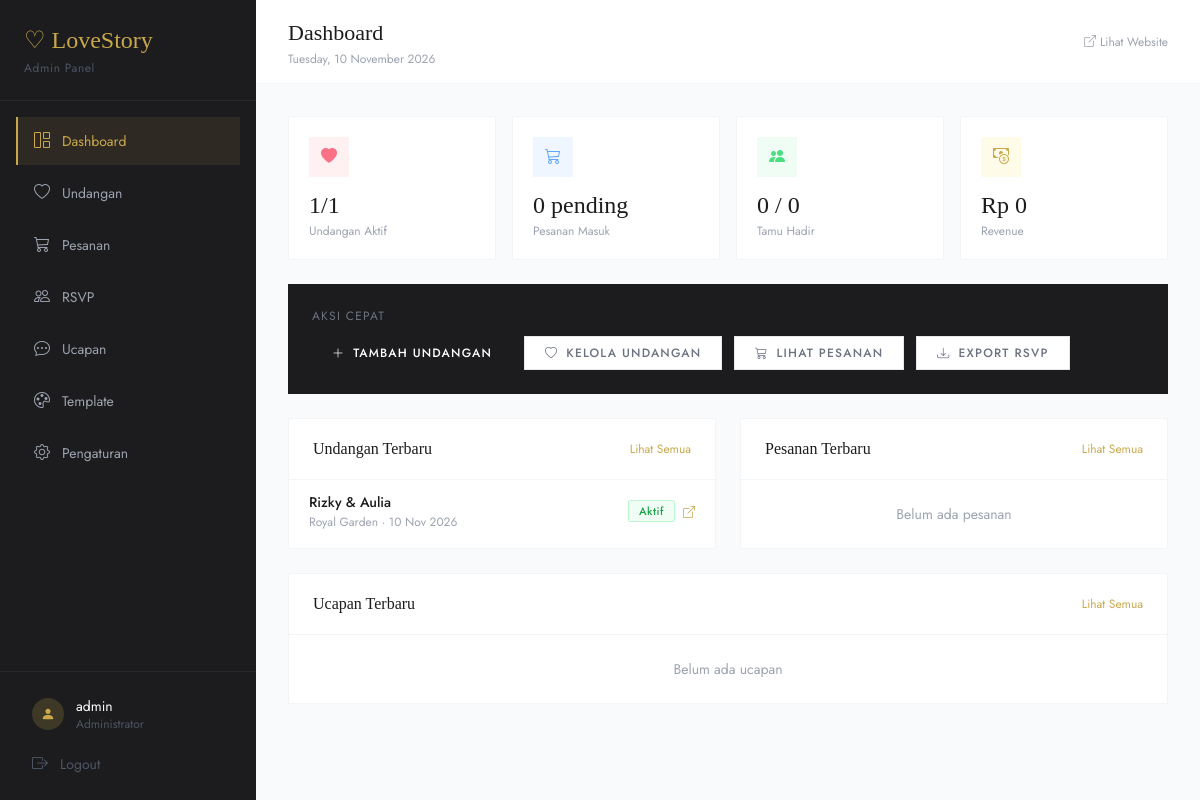
Screenshot of /admin/dashboard.php (signed in) with the database file from the repository.
### tables this page shows
CREATE TABLE IF NOT EXISTS weddings (
  id INT AUTO_INCREMENT PRIMARY KEY,
  slug VARCHAR(100) NOT NULL UNIQUE,        
  template_id INT,
  
   
  groom_name VARCHAR(100) NOT NULL,
  groom_full_name VARCHAR(150),
  groom_father VARCHAR(100),
  groom_mother VARCHAR(100),
  groom_photo VARCHAR(255),
  
   
  bride_name VARCHAR(100) NOT NULL,
  bride_full_name VARCHAR(150),
  bride_father VARCHAR(100),
  bride_mother VARCHAR(100),
  bride_photo VARCHAR(255),
  
   
  couple_photo VARCHAR(255),               
  gallery_photos TEXT,                     
  
   
  akad_date DATE,
  akad_time TIME,
  akad_venue VARCHAR(200),
  akad_address TEXT,
  akad_maps_url TEXT,
  
   
  reception_date DATE,
  reception_time_start TIME,
  reception_time_end TIME,
  reception_venue VARCHAR(200),
  reception_address TEXT,
  reception_maps_url TEXT,
  
   
  love_story TEXT,
  
   
  qris_image VARCHAR(255),                
  bank_name VARCHAR(50),
  bank_account_number VARCHAR(50),
  bank_account_name VARCHAR(100),
  
   
  music_url VARCHAR(255),                
  
   
  is_active TINYINT(1) DEFAULT 1,
  is_published TINYINT(1) DEFAULT 0,
  views INT DEFAULT 0,
  
  created_at TIMESTAMP DEFAULT CURRENT_TIMESTAMP,
  updated_at TIMESTAMP DEFAULT CURRENT_TIMESTAMP ON UPDATE CURRENT_TIMESTAMP,
  
  FOREIGN KEY (template_id) REFERENCES invitation_templates(id)
);

CREATE TABLE IF NOT EXISTS invitation_templates (
  id INT AUTO_INCREMENT PRIMARY KEY,
  name VARCHAR(100) NOT NULL,               
  slug VARCHAR(100) NOT NULL UNIQUE,        
  thumbnail VARCHAR(255),                   
  description TEXT,
  color_scheme VARCHAR(50),                
  is_active TINYINT(1) DEFAULT 1,
  price DECIMAL(10,2) DEFAULT 0,
  created_at TIMESTAMP DEFAULT CURRENT_TIMESTAMP
);

### config/database.php (called while the page is built, shortened)
<?php
function getDB(): mysqli {
    static $conn = null;
    if ($conn === null) {
        $conn = new mysqli(DB_HOST, DB_USER, DB_PASS, DB_NAME);
        $conn->set_charset(DB_CHARSET);
    }
    return $conn;
}
function db_rows(string $sql, array $params = [], string $types = ''): array {
    $db   = getDB();
    $stmt = $db->prepare($sql);
    $stmt->execute();
    $result = $stmt->get_result();
    $rows   = $result ? $result->fetch_all(MYSQLI_ASSOC) : [];
    return $rows;
}
function clean(string $input): string {
    return htmlspecialchars(trim($input), ENT_QUOTES, 'UTF-8');
}

### admin/dashboard.php (the view, shortened to what this page needs)
<?php
require_once '../config/database.php';
$stats = [
    'weddings' => db_row("SELECT COUNT(*) AS c FROM weddings")['c'] ?? 0,
    'published'=> db_row("SELECT COUNT(*) AS c FROM weddings WHERE is_published=1")['c'] ?? 0,
    'orders'   => db_row("SELECT COUNT(*) AS c FROM orders")['c'] ?? 0,
    'pending'  => db_row("SELECT COUNT(*) AS c FROM orders WHERE status='pending'")['c'] ?? 0,
    'rsvp'     => db_row("SELECT COUNT(*) AS c FROM rsvp")['c'] ?? 0,
    'hadir'    => db_row("SELECT COUNT(*) AS c FROM rsvp WHERE attendance='hadir'")['c'] ?? 0,
    'messages' => db_row("SELECT COUNT(*) AS c FROM messages")['c'] ?? 0,
    'revenue'  => db_row("SELECT COALESCE(SUM(total_price),0) AS c FROM orders WHERE payment_status='paid'")['c'] ?? 0,
];
$recent_weddings = db_rows("SELECT w.*,t.name AS tpl FROM weddings w LEFT JOIN invitation_templates t ON w.template_id=t.id ORDER BY w.created_at DESC LIMIT 5");
$recent_orders   = db_rows("SELECT * FROM orders ORDER BY created_at DESC LIMIT 5");
$recent_messages = db_rows("SELECT m.*,w.groom_name,w.bride_name FROM messages m LEFT JOIN weddings w ON m.wedding_id=w.id ORDER BY m.created_at DESC LIMIT 4");
?>
<?php include '_head.php'; ?>
<body class="bg-gray-50">
<div class="flex min-h-screen">
<?php include '_sidebar.php'; ?>
<main class="flex-1 overflow-auto">
  <header class="bg-white border-b border-gray-100 px-8 py-4 sticky top-0 z-10 flex items-center justify-between">
    <div>
      <h1 class="section-title">Dashboard</h1>
      <p class="font-body text-gray-400 text-xs mt-0.5"><?= date('l, d F Y') ?></p>
    </div>
    <a href="<?= BASE_URL ?>" target="_blank"
       class="font-body text-xs text-gray-400 hover:text-gold transition-colors flex items-center gap-1">
      <i class="bi bi-box-arrow-up-right"></i> Lihat Website
    </a>
  </header>
  <div class="p-8">
    <div class="grid grid-cols-2 md:grid-cols-4 gap-4 mb-6">
      <?php
      $cards = [
        ['Undangan Aktif', $stats['published'].'/'.$stats['weddings'], 'bi-heart-fill',  'text-rose-400', 'bg-rose-50',   'weddings.php'],
        ['Pesanan Masuk',  $stats['pending'].' pending',               'bi-cart3',       'text-blue-400', 'bg-blue-50',   'orders.php'],
        ['Tamu Hadir',     $stats['hadir'].' / '.$stats['rsvp'],      'bi-people-fill', 'text-green-400','bg-green-50',  'rsvp.php'],
        ['Revenue',        'Rp '.number_format($stats['revenue'],0,',','.'), 'bi-cash-coin','text-gold','bg-yellow-50','orders.php'],
      ];
      foreach ($cards as [$lbl,$val,$ico,$col,$bg,$href]): ?>
      <a href="<?= $href ?>" class="bg-white border border-gray-100 p-5 hover:border-gold transition-colors group block">
        <div class="<?= $bg ?> w-10 h-10 flex items-center justify-center mb-3 group-hover:scale-105 transition-transform">
          <i class="bi <?= $ico ?> <?= $col ?>"></i>
        </div>
        <div class="font-display text-2xl text-charcoal font-normal"><?= $val ?></div>
        <div class="font-body text-gray-400 text-xs mt-0.5"><?= $lbl ?></div>
      </a>
      <?php endforeach; ?>
    </div>
    <div class="bg-charcoal p-6 mb-6">
      <p class="font-body text-gray-500 text-xs tracking-widest uppercase mb-3">Aksi Cepat</p>
      <div class="flex flex-wrap gap-3">
        <a href="wedding_add.php"  class="btn-primary text-xs py-2 px-5"><i class="bi bi-plus-lg"></i> TAMBAH UNDANGAN</a>
        <a href="weddings.php"     class="btn-secondary text-xs py-2 px-5"><i class="bi bi-heart"></i> KELOLA UNDANGAN</a>
        <a href="orders.php"       class="btn-secondary text-xs py-2 px-5"><i class="bi bi-cart3"></i> LIHAT PESANAN</a>
        <a href="rsvp.php?export=csv" class="btn-secondary text-xs py-2 px-5"><i class="bi bi-download"></i> EXPORT RSVP</a>
      </div>
    </div>
    <div class="grid grid-cols-1 md:grid-cols-2 gap-6 mb-6">
      <div class="admin-card">
        <div class="admin-card-header">
          <span class="section-title text-base">Undangan Terbaru</span>
          <a href="weddings.php" class="font-body text-gold text-xs hover:underline">Lihat Semua</a>
        </div>
        <div class="divide-y divide-gray-50">
          <?php if (empty($recent_weddings)): ?>
          <p class="p-6 font-body text-gray-400 text-sm text-center">Belum ada undangan</p>
          <?php else: foreach ($recent_weddings as $w): ?>
          <div class="px-5 py-3 flex items-center justify-between hover:bg-gray-50 transition-colors">
            <div>
              <div class="font-body text-sm font-medium text-charcoal">
                <?= clean($w['groom_name']) ?> &amp; <?= clean($w['bride_name']) ?>
              </div>
              <div class="font-body text-xs text-gray-400 mt-0.5">
                <?= clean($w['tpl'] ?? '—') ?> · <?= date('d M Y', strtotime($w['created_at'])) ?>
              </div>
            </div>
            <div class="flex items-center gap-2">
              <span class="badge <?= $w['is_published']?'badge-green':'badge-gray' ?>">
                <?= $w['is_published']?'Aktif':'Draft' ?>
              </span>
              <a href="<?= BASE_URL ?>/invitation/index.php?slug=<?= clean($w['slug']) ?>"
                 target="_blank" class="text-gold hover:text-gold-dark">
                <i class="bi bi-box-arrow-up-right text-xs"></i>
              </a>
            </div>
          </div>
          <?php endforeach; endif; ?>
        </div>
      </div>
      <div class="admin-card">
        <div class="admin-card-header">
          <span class="section-title text-base">Pesanan Terbaru</span>
          <a href="orders.php" class="font-body text-gold text-xs hover:underline">Lihat Semua</a>
        </div>
        <div class="divide-y divide-gray-50">
          <?php if (empty($recent_orders)): ?>
          <p class="p-6 font-body text-gray-400 text-sm text-center">Belum ada pesanan</p>
          <?php else: foreach ($recent_orders as $o): ?>
          <div class="px-5 py-3 hover:bg-gray-50 transition-colors">
            <div class="flex items-center justify-between">
              <div>
                <div class="font-body text-xs font-medium text-charcoal"><?= clean($o['order_number']) ?></div>
                <div class="font-body text-xs text-gray-400"><?= clean($o['customer_name']) ?> · <?= ucfirst($o['package_type']) ?></div>
              </div>
              <div class="flex items-center gap-2">
                <?php $sc=['pending'=>'badge-yellow','confirmed'=>'badge-blue','completed'=>'badge-green','cancelled'=>'badge-red'];?>
                <span class="badge <?= $sc[$o['status']]??'badge-gray' ?>"><?= ucfirst($o['status']) ?></span>
              </div>
            </div>
          </div>
          <?php endforeach; endif; ?>
        </div>
      </div>
    </div>
    <div class="admin-card">
      <div class="admin-card-header">
        <span class="section-title text-base">Ucapan Terbaru</span>
        <a href="messages.php" class="font-body text-gold text-xs hover:underline">Lihat Semua</a>
      </div>
      <?php if (empty($recent_messages)): ?>
      <p class="p-6 font-body text-gray-400 text-sm text-center">Belum ada ucapan</p>
      <?php endif; ?>
    </div>
  </div>
</main>
</div>
</body></html>

### admin/_head.php (style rules this page uses)
* { box-sizing: border-box; }
body { font-family: 'Jost', sans-serif; background: #F9FAFB; }
.badge { display: inline-flex; align-items: center; padding: 2px 10px; border-radius: 2px; font-size: 11px; font-weight: 500; font-family: 'Jost', sans-serif; letter-spacing: 0.05em; }
.badge-green { background:#f0fdf4; color:#16a34a; border:1px solid #bbf7d0; }
.btn-primary { background: #1C1C1E; color: white; padding: 10px 24px; font-family: 'Jost', sans-serif; font-size: 12px; font-weight: 500; letter-spacing: 0.1em; text-transform: uppercase; border: none; cursor: pointer; transition: all 0.3s ease; display: inline-flex; align-items: center; gap: 8px; }
.btn-secondary { background: white; color: #6B7280; padding: 10px 24px; font-family: 'Jost', sans-serif; font-size: 12px; font-weight: 500; letter-spacing: 0.1em; text-transform: uppercase; border: 1px solid #E5E7EB; cursor: pointer; transition: all 0.2s ease; display: inline-flex; align-items: center; gap: 8px; text-decoration: none; }
.admin-card { background: white; border: 1px solid #F3F4F6; border-radius: 2px; overflow: hidden; }
.admin-card-header { padding: 18px 24px; border-bottom: 1px solid #F3F4F6; display: flex; align-items: center; justify-content: space-between; }
.section-title { font-family: 'Cormorant Garamond', serif; font-size: 22px; font-weight: 400; color: #1C1C1E; }

### rows the page displays
weddings: groom_name "Rizky", bride_name "Aulia", template.name "Royal Garden", created_at "10 Nov 2026", is_published "Aktif"

### other values shown
$item['label'] "Dashboard"
$item['label'] "Undangan"
$item['label'] "Pesanan"
$item['label'] "RSVP"
$item['label'] "Ucapan"
$item['label'] "Template"
$item['label'] "Pengaturan"
$_SESSION['admin_name'] "admin"
$val "1/1"
$lbl "Undangan Aktif"
$val "0 pending"
$lbl "Pesanan Masuk"
$val "0 / 0"
$lbl "Tamu Hadir"
$val "Rp 0"
